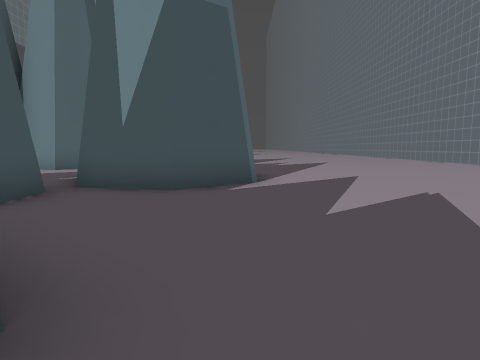
[1] (above)

24 first-person views from a walk through a level from a Godot 3-D game. The camera is 1.4 m above the floor, tilts 6° down and sees 75° across. The floor is counted in squares, 2 m on a side. Each view is taken from the middle of a square. On the plan, view 1 faces up. The plan holds only what a view shows up to about 10 squares ahead; the rest is blank. The place goes on beyond the plan. Characters and animated objects are not drawn. Surface patterns are stand-ins for the level's own textures.

[2]
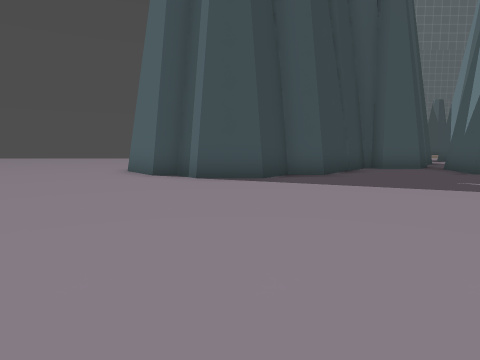

[3]
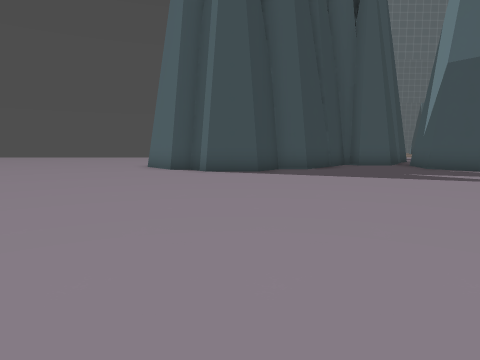

[4]
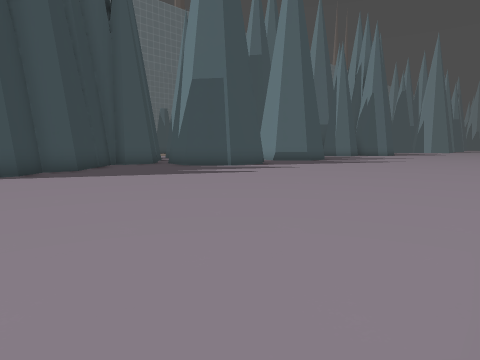

[5]
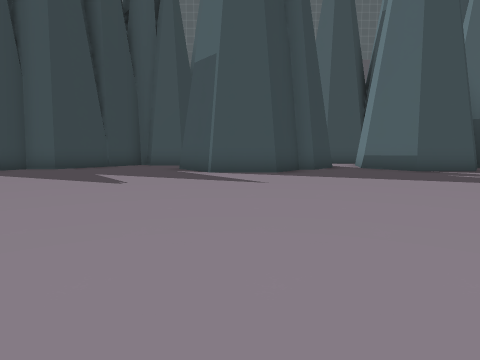

[6]
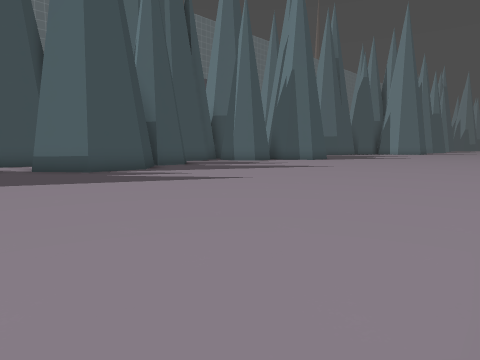

[7]
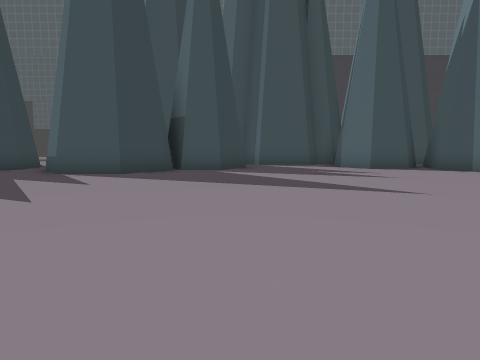

[8]
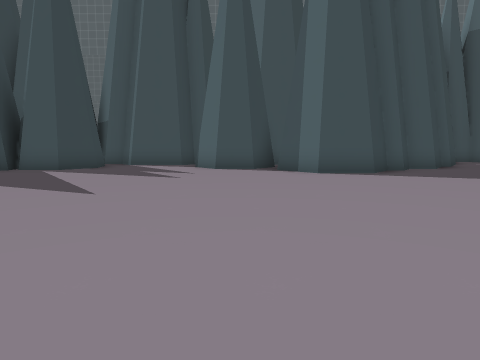

[9]
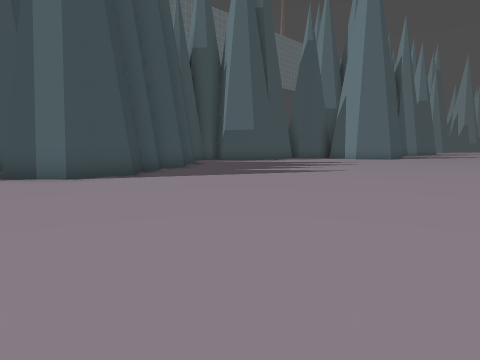

[10]
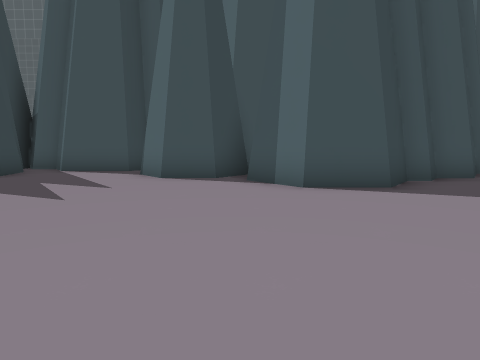

[11]
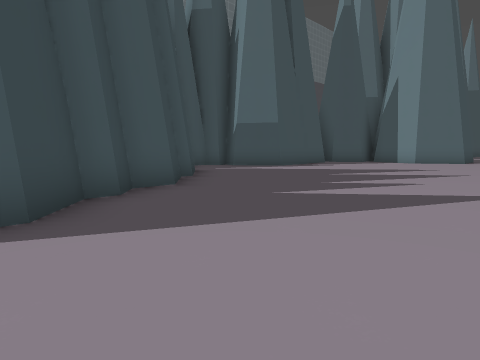

[12]
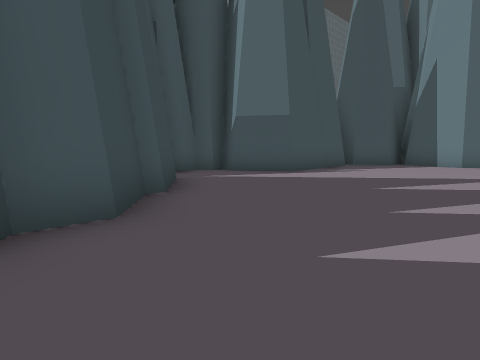

[13]
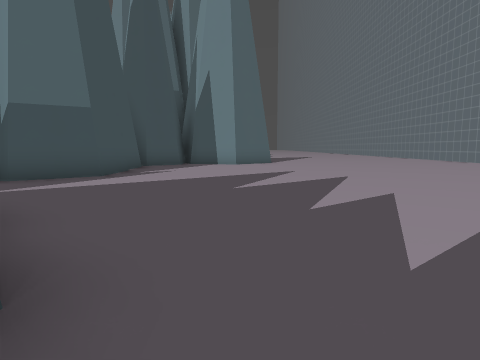

[14]
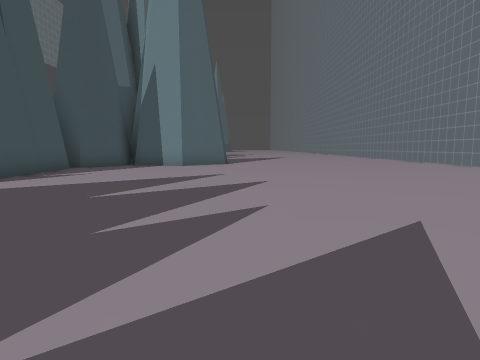

[15]
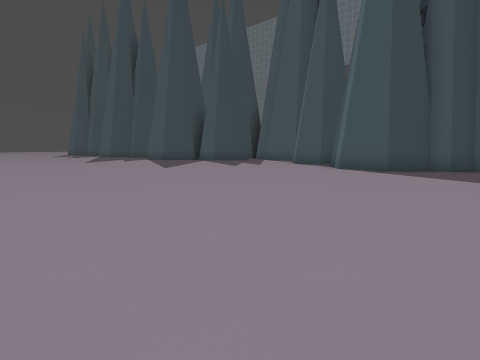

[16]
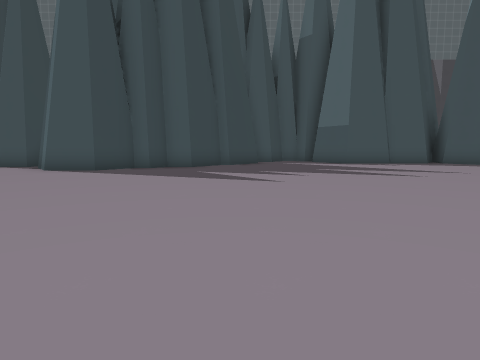

[17]
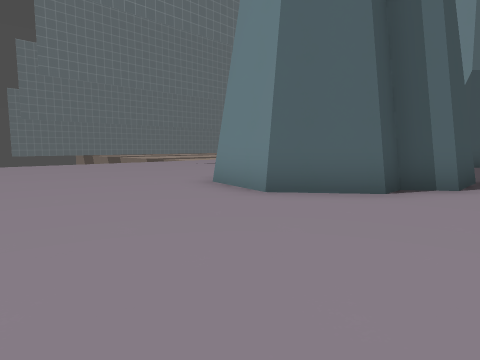

[18]
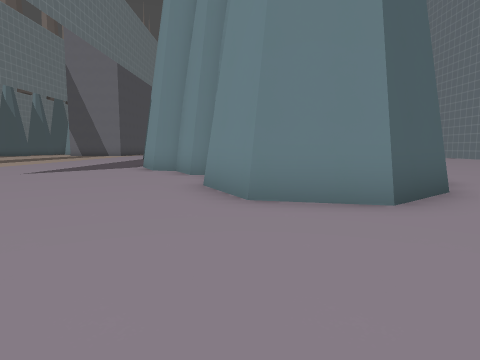

[19]
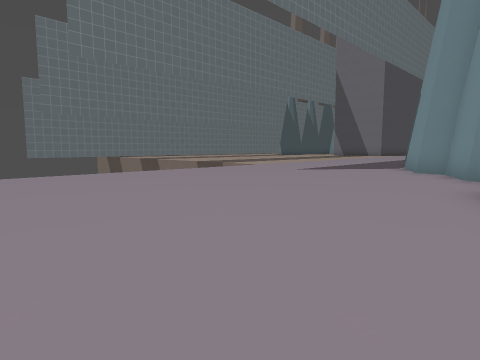

[20]
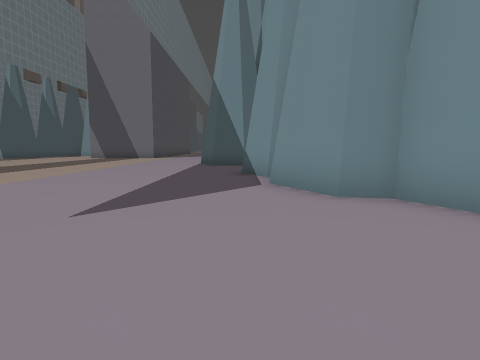

[21]
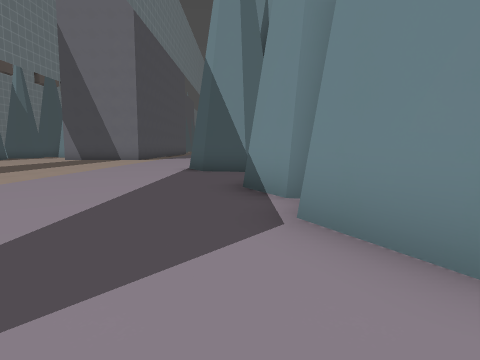

[22]
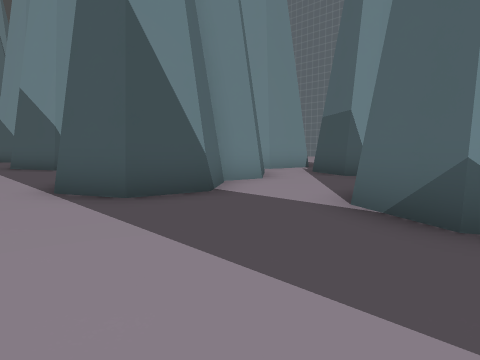

[23]
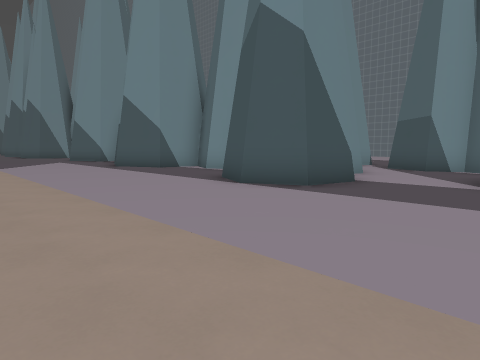

[24]
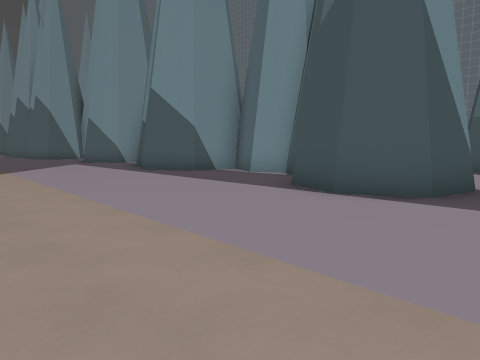

### Floor plan
Points are (right, up) in squares from view 1. A wall is a line through its corners. A room is listed if a view was taken in it or the views show most of it. See-through windows are left out.
Room 1 (views 1, 2, 3, 4, 5, 6, 7, 8, 9, 10, 11, 12, 13, 14, 15, 16, 17, 18, 19, 20, 21, 22, 23, 24)
walls: (-1.7, 16.4) (-1.7, 15.2) (-2, 14.9); (-2.1, 16.7) (-1.5, 16.3) (-1.5, 14.9) (-0.1, 13.8) (-0.1, 12.2) (-1.5, 11.1); (-3.8, 16.9) (-2.6, 17.1); (-1.9, 10.2) (-0.8, 9.3) (-0.8, 8.8) (0.3, 8) (0.3, 6.2) (-1.1, 5.1) (-2.9, 5.5); (-4.4, 10.7) (-5.7, 9.7) (-6.8, 9.9); (-7.2, 15.5) (-8.3, 15.7) (-9, 17.2); (-7, 13) (-7.4, 14) (-6.9, 15.1); (-4.8, 20.1) (-4.3, 19.7) (-4.3, 17.8) (-5, 17.2) (-5, 16.4); (-7.5, 12.5) (-7.2, 12.9); (-6.8, 9.7) (-7.8, 8.9) (-9.1, 9.2) (-9.6, 10.3) (-9, 11.5); (-3.5, 7.3) (-3.3, 7.7) (-3.7, 8.6) (-3.1, 9.9); (-3.1, 23.2) (-2.1, 22.4) (-2.1, 21.3) (-3.1, 20.5); (-3.1, 4.9) (-3.1, 3.9); (-6.9, 4.2) (-7.3, 4.3) (-7.9, 5.5) (-7.3, 6.7); (-3.1, 2.8) (-0.9, 1.1) (-0.9, 0.2) (-0.1, -0.5) (-0.1, -2) (-0.8, -2.5) (-0.8, -3.1) (-2.2, -4.2) (-3.8, -3.9) (-4.6, -2.2); (-4.7, -0.1) (-5.2, 0) (-5.8, 1.3) (-6.6, 1.4) (-7.4, 3.1); (-4.8, 30.7) (-3.3, 29.6) (-3.3, 29.3) (-2.1, 28.3) (-2.1, 27.5) (-1.5, 27) (-1.5, 26.4) (-0.5, 25.6) (-0.5, 24.1) (-1.6, 23.2) (-2.1, 23.3); (-0.9, -2.7) (-0.9, -3.3); (-4.3, 36.4) (-4.3, 34.7) (-5.8, 33.5) (-6.4, 33.6) (-6.4, 33) (-6.8, 32.7) (-6.8, 32) (-6.2, 31.6); (-4.5, 38.1) (-4.5, 36.5)
low walls: (-4, -3.8) (-4.7, -2.4)

Where each view was taken, in squares from view 1:
view 1: 0 up, 0 right, facing up
view 2: 1 down, 7 right, facing left
view 3: 1 down, 9 right, facing left
view 4: 2 down, 9 right, facing up-left
view 5: 7 up, 9 right, facing left
view 6: 9 up, 9 right, facing up-left
view 7: 17 up, 8 right, facing left
view 8: 22 up, 8 right, facing left
view 9: 22 up, 7 right, facing up-left
view 10: 23 up, 5 right, facing left
view 11: 25 up, 3 right, facing up-left
view 12: 27 up, 1 right, facing up-left
view 13: 27 up, 1 left, facing up
view 14: 28 up, 1 right, facing up
view 15: 29 up, 9 right, facing down-left
view 16: 30 up, 9 right, facing left
view 17: 8 down, 1 right, facing up-left
view 18: 8 down, 4 left, facing up
view 19: 8 down, 4 left, facing up-left
view 20: 3 down, 8 left, facing up
view 21: 0 up, 8 left, facing up
view 22: 5 up, 11 left, facing up-right
view 23: 6 up, 14 left, facing up-right
view 24: 8 up, 14 left, facing up-right
